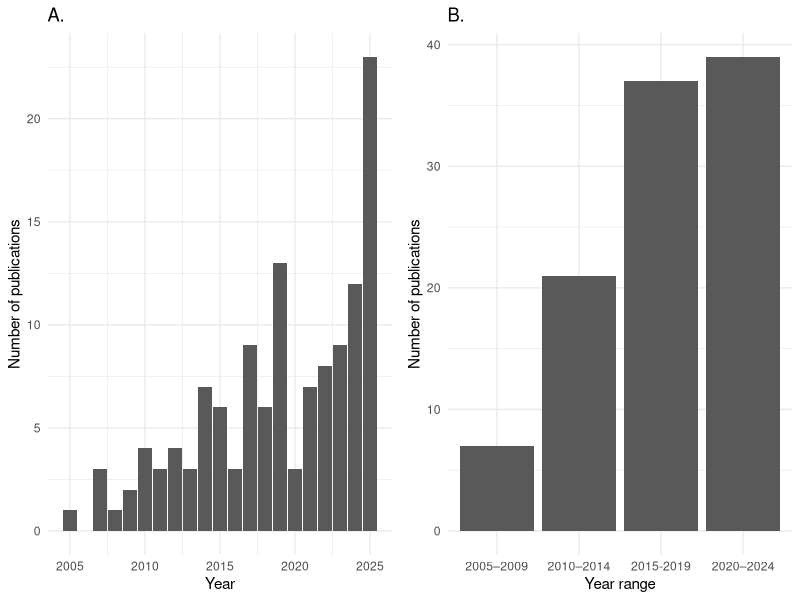

Here is the R script that generated this plot:

# Plotting number of publications over time
library(tidyverse)
library(ggpubr)

raw_data <- read.csv("ARRE_Data.csv")

# Count observations per year
year_counts <- raw_data %>%
  count(Year)

# Plot
pubs_by_year <- ggplot(year_counts %>% filter(Year < 2026), aes(x = Year, y = n)) +
  geom_col() +
  labs(x = "Year", y = "Number of publications") +
  theme_minimal() +
  ggtitle("A.")

#ggsave("pubs_by_year.pdf", pubs_by_year, width = 4, height = 4)


# Binned version

df2 <- raw_data %>%
  filter(Year < 2025) %>%
  mutate(year_bin = cut(Year,
                        breaks = c(2005, 2009, 2014, 2019, 2024),
                        labels = c("2005–2009", "2010–2014", "2015-2019", "2020–2024"),
                        include.lowest = TRUE))

bin_counts <- df2 %>%
  count(year_bin)

binned_figure <-ggplot(bin_counts, aes(x = year_bin, y = n)) +
  geom_col() +
  labs(x = "Year range", y = "Number of publications") +
  theme_minimal() +
  ggtitle("B.")



# #normalize by year
# bin_counts <- bin_counts %>%
#   mutate(years_in_bin = c(5, 5, 5, 5),
#          pubs_per_year = n / years_in_bin)
# 
# 
# p2<-ggplot(bin_counts, aes(x = year_bin, y = pubs_per_year)) +
#   geom_col() +
#   labs(x = "Year range", y = "Avg publications per year") +
#   theme_minimal()
#binned_figure <- ggarrange(p1,p2, nrow=1, ncol=2)


#ggsave("pubs_by_year_bin.pdf", binned_figure, width = 4, height = 4)

number_pubs<-ggarrange(pubs_by_year, binned_figure, nrow=1, ncol=2)

ggsave("number_pubs.pdf", number_pubs, width = 8, height = 4)
